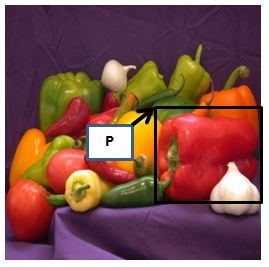
#> input picture Data/image_3.jpg, 269 x 267 px, given in place of ref_2.jpg, which was not available
$ python templateMatching.py   (older library calls are emulated)
#> lines starting #> are read from the running program, lines starting #| are printed output that depends on the picture; pictures that were not available may be replaced by others from this repository, and a replacement may not be noted
import math
import os
import sys

import matplotlib.pyplot as plt
import matplotlib.patches as patches
import numpy as np
from PIL import Image
from scipy import ndimage, misc
import timeit

MAX_COST = 2 ** 64 - 1


class TM:
    # [201 lines left out: functions __init__, exhaustive_search, two_dim_logarithmic_search, calcGridMismatch, calculateMismatch, hiererchical_search, not called in this run]

        # gray = self.test_img_array_gray[min_m:min_m + self.M, min_n:min_n + self.N]
        # plt.imshow(gray, cmap=plt.get_cmap('gray'))
        # plt.show()


# Disable
def blockPrint():
    sys.stdout = open(os.devnull, 'w')


# Restore
def enablePrint():
    sys.stdout = sys.__stdout__


def get_image_array(img_path):
    if ".jpg" in img_path:
        return np.array(Image.open(img_path), dtype=np.int64)
    elif ".png" in img_path:
        im = Image.open(img_path)
        image = Image.new("RGB", im.size, (255, 255, 255))
        image.paste(im, (0, 0), im)
        return np.array(image, dtype=np.int64)


# [12 lines left out: function draw_result, not called in this run]


def calculate_mismatch(ref_image, test_image, m, n):
    M, N = ref_image.shape[0], ref_image.shape[1]
    I, J = test_image.shape[0], test_image.shape[1]
    # print(I, J, M, N)
    # check if the ref image goes out of bound of the original image or not
    if m + M > I or m < 0 or n + N > J or n < 0:
        # print("?")
        return MAX_COST
    curr_test_array_slice = test_image[m:m + M, n:n + N, :]
    # print(ref_image.shape, curr_test_array_slice.shape)
    # print(np.sum(curr_test_array_slice * ref_image) , np.sum(
    #     ref_image * ref_image) , np.sum(curr_test_array_slice * curr_test_array_slice))
    return -2 * np.sum(curr_test_array_slice * ref_image) \
           + np.sum(ref_image * ref_image) + np.sum(curr_test_array_slice * curr_test_array_slice)


def calc_grid_mismatch(m, n, min_cost, min_m, min_n, ref_image, test_image):
    # mm = m-search_region_width_m
    # nn = n+search_region_width_n
    cost = calculate_mismatch(ref_image, test_image, m, n)
    if min_cost > cost:
        min_cost = cost
        min_m = m
        min_n = n
    # print(m, n, cost)
    return min_cost, min_m, min_n


def normalize_image_array(image):
    return image / (image.max() / 255.0)


def hierarchical_search_recursive(ref_img_arr, test_img_arr, curr_level, total_level):
    if curr_level == total_level:
        misc.imsave('ref_level_special.jpg', ref_img_arr)
        misc.imsave('test_level_special.jpg', test_img_arr)
        # ref_img_arr = np.array(misc.toimage(ref_img_arr, channel_axis=2))
        # test_img_arr = np.array(misc.toimage(test_img_arr, channel_axis=2))
        template_matching = TemplateMatching('ref_level_special.jpg', 'test_level_special.jpg')
        # template_matching = TemplateMatching(ref_img_arr, test_img_arr)
        min_m, min_n = template_matching.exhaustive_search()
        os.remove('ref_level_special.jpg')
        os.remove('test_level_special.jpg')
        return min_m, min_n
    else:
        # low pass filtering and then rescale
        ref_lowpass_filtered = ndimage.gaussian_filter(misc.toimage(ref_img_arr, channel_axis=2), sigma=(2, 2, 0))
        ref_rescaled = misc.imresize(ref_lowpass_filtered, 0.5)
        test_lowpass_filtered = ndimage.gaussian_filter(misc.toimage(test_img_arr, channel_axis=2), sigma=(2, 2, 0))
        test_rescaled = misc.imresize(test_lowpass_filtered, 0.5)

        # [7 lines of commented-out code are left out]

        m, n = hierarchical_search_recursive(ref_rescaled, test_rescaled, curr_level + 1, total_level)
        print('level', curr_level, ': ', m, n)

        min_m, min_n = 2 * m, 2 * n
        min_cost = MAX_COST

        m = min_m - 1
        n = min_n - 1
        min_cost, min_m, min_n = calc_grid_mismatch(m, n, min_cost, min_m, min_n, ref_image=ref_img_arr,
                                                    test_image=test_img_arr)
        m = min_m
        n = min_n - 1
        min_cost, min_m, min_n = calc_grid_mismatch(m, n, min_cost, min_m, min_n, ref_image=ref_img_arr,
                                                    test_image=test_img_arr)
        m = min_m + 1
        n = min_n - 1
        min_cost, min_m, min_n = calc_grid_mismatch(m, n, min_cost, min_m, min_n, ref_image=ref_img_arr,
                                                    test_image=test_img_arr)
        m = min_m - 1
        n = min_n
        min_cost, min_m, min_n = calc_grid_mismatch(m, n, min_cost, min_m, min_n, ref_image=ref_img_arr,
                                                    test_image=test_img_arr)
        m = min_m
        n = min_n
        min_cost, min_m, min_n = calc_grid_mismatch(m, n, min_cost, min_m, min_n, ref_image=ref_img_arr,
                                                    test_image=test_img_arr)
        m = min_m + 1
        n = min_n
        min_cost, min_m, min_n = calc_grid_mismatch(m, n, min_cost, min_m, min_n, ref_image=ref_img_arr,
                                                    test_image=test_img_arr)
        m = min_m - 1
        n = min_n + 1
        min_cost, min_m, min_n = calc_grid_mismatch(m, n, min_cost, min_m, min_n, ref_image=ref_img_arr,
                                                    test_image=test_img_arr)
        m = min_m
        n = min_n + 1
        min_cost, min_m, min_n = calc_grid_mismatch(m, n, min_cost, min_m, min_n, ref_image=ref_img_arr,
                                                    test_image=test_img_arr)
        m = min_m + 1
        n = min_n + 1
        min_cost, min_m, min_n = calc_grid_mismatch(m, n, min_cost, min_m, min_n, ref_image=ref_img_arr,
                                                    test_image=test_img_arr)

        return min_m, min_n


class TemplateMatching:
    # ref_img can be image path or can be image numpy array
    def __init__(self, ref_img, test_img, inspect=False):
        self.inspect = inspect
        if type(ref_img) is str and type(test_img) is str:
            self.ref_img_array = get_image_array(ref_img)
            self.test_img_array = get_image_array(test_img)
#> call 2 of get_image_array, with img_path = 'Data/test_2.jpg'
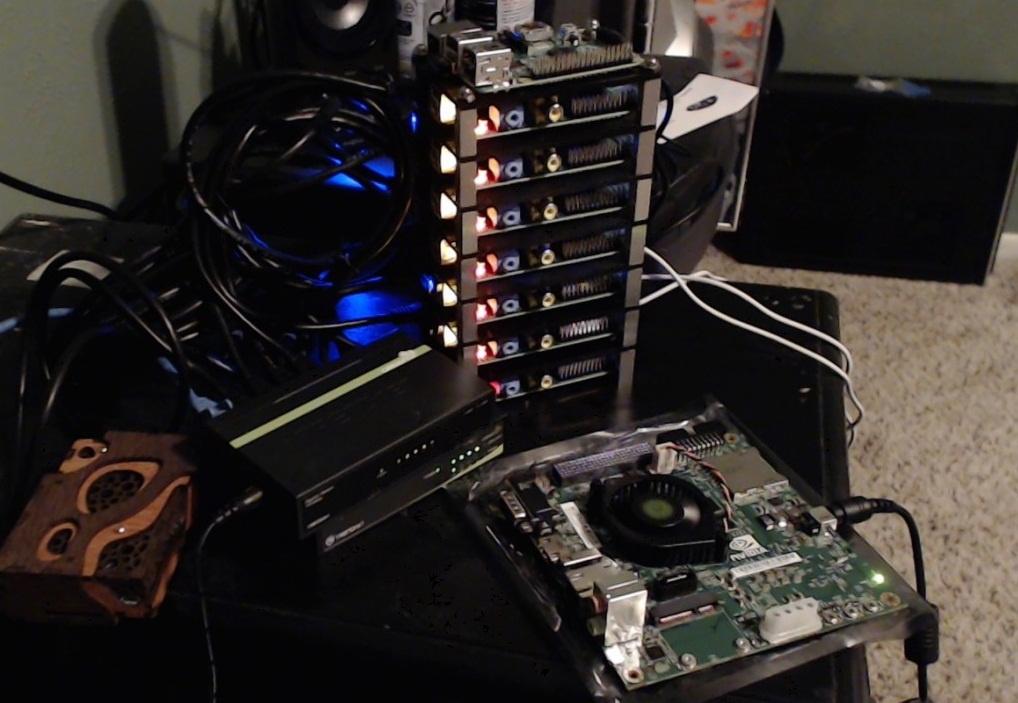
#> input picture Data/test_2.jpg, 1018 x 703 px
        else:
            self.ref_img_array = ref_img
            self.test_img_array = test_img
        # print(self.ref_img_array.shape)
        # print(self.test_img_array.shape)
        if self.ref_img_array.shape[0] > self.test_img_array.shape[0] \
                or self.ref_img_array.shape[1] > self.test_img_array.shape[1]:
            raise Exception("shape error")
            # [4 lines of commented-out code are left out]

    def exhaustive_search(self):
        test_img_arr = self.test_img_array
        ref_img_arr = self.ref_img_array
        I, J = test_img_arr.shape[0], test_img_arr.shape[1]
        M, N = ref_img_arr.shape[0], ref_img_arr.shape[1]
        # print("I,J,M,N ", I, J, M, N)

        min_m = 0
        min_n = 0
        min_cost = MAX_COST
        for m in range(I - M + 1):
            for n in range(J - N + 1):
                cost = calculate_mismatch(ref_image=ref_img_arr, test_image=test_img_arr, m=m, n=n)
                # print(m, n, cost)
                if min_cost > cost:
                    min_cost = cost
                    min_m = m
                    min_n = n

        print('exhaustive res', min_m, min_n)
        m = min_m
        n = min_n

        if self.inspect:
            draw_result(test_img_arr, m, n, M, N)
            curr_test_array_slice = test_img_arr[m:m + M, n:n + N, :]
            plt.imshow(curr_test_array_slice)
            plt.show()
        return min_m, min_n

    # [145 lines left out: functions two_D_logarithmic_search, two_D_logarithmic_search_square, not called in this run]

    def hierarchical_search(self, ref_img_arr=None, test_img_arr=None):
        if ref_img_arr is None and test_img_arr is None:
            test_img_arr = self.test_img_array
            ref_img_arr = self.ref_img_array
        I, J = test_img_arr.shape[0], test_img_arr.shape[1]
#> I = 703; J = 1018
        M, N = ref_img_arr.shape[0], ref_img_arr.shape[1]
#> M = 267; N = 269
        # print("I,J,M,N ", I, J, M, N)

        m, n = hierarchical_search_recursive(ref_img_arr, test_img_arr, 0, 2)
#> in hierarchical_search_recursive, `ref_rescaled = misc.imresize(ref_lowpass_filtered, 0.5)`:
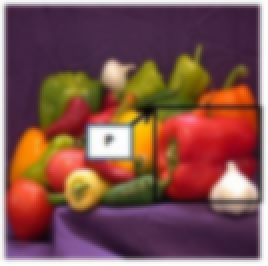
#> ref_rescaled: shape (133, 134, 3) (shown 2 times larger); mean R, G, B 127.8, 82.1, 77.9
#> call 2 of hierarchical_search_recursive, with curr_level = 1, total_level = 2
#> in hierarchical_search_recursive (call 2), `ref_lowpass_filtered = ndimage.gaussian_filter(misc.toimage(ref_img_ar..`:
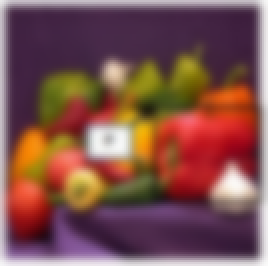
#> ref_lowpass_filtered: shape (133, 134, 3) (shown 2 times larger); mean R, G, B 126.8, 81.1, 76.9
#> in hierarchical_search_recursive (call 2), `test_lowpass_filtered = ndimage.gaussian_filter(misc.toimage(test_img_..`:
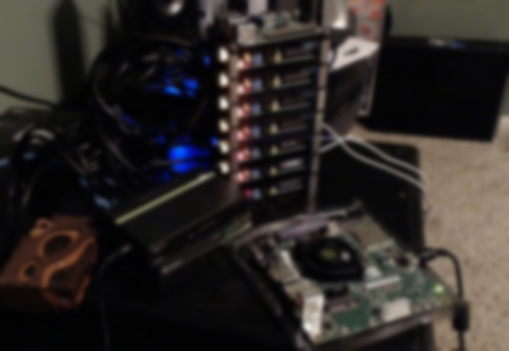
#> test_lowpass_filtered: shape (351, 509, 3); mean R, G, B 46.2, 41.3, 38.8
#> call 3 of get_image_array, with img_path = 'ref_level_special.jpg'
#> in get_image_array (call 3), `return np.array(Image.open(img_path), dtype=np.int64)`:
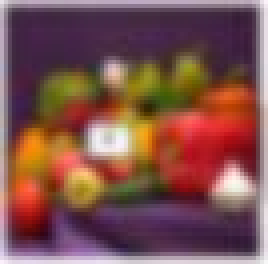
#> returned value: shape (66, 67, 3) int64 (shown 4 times larger); mean of channels 0, 1, 2 126.7, 81.2, 76.7; drawn as R, G, B
#> the loop in exhaustive_search, `for m in range(I - M + 1):` made 110 passes
#> pass 1, in calculate_mismatch, `curr_test_array_slice = test_image[m:m + M, n:n + N, :]`:
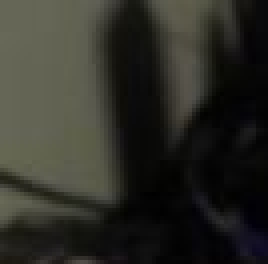
#> curr_test_array_slice: shape (66, 67, 3) int64 (shown 4 times larger); mean R, G, B 45.4, 45.4, 38.8
#> pass 1, in calculate_mismatch (call 3), `curr_test_array_slice = test_image[m:m + M, n:n + N, :]`:
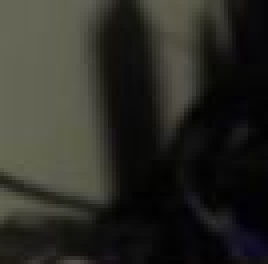
#> curr_test_array_slice: shape (66, 67, 3) int64 (shown 4 times larger); mean R, G, B 43, 42.9, 36.8
#| exhaustive res 87 187
#| level 1 :  87 187
#| level 0 :  174 373
        print('hierarchical res', m, n)
#| hierarchical res 347 748

        if self.inspect:
            draw_result(test_img_arr, m, n, M, N)
            curr_test_array_slice = test_img_arr[m:m + M, n:n + N, :]
            plt.imshow(curr_test_array_slice)
            plt.show()
        return m, n


test = "Data/test_image.png"
ref = "Data/ref_image.jpg"


def experiment_exhaustive():
    tm = TemplateMatching(ref, test)
    tm.exhaustive_search()


def experiment_logarithmic():
    tm = TemplateMatching(ref, test)
    tm.two_D_logarithmic_search()


def experiment_hierarchical():
    tm = TemplateMatching(ref, test)
    tm.hierarchical_search()


# [63 lines left out: functions exhaustive_search_time, logarithmic_search_time, hierarchical_search_time, experiment_runtime, not called in this run]


# experiment_runtime()

# test = "Data/test_image.png"
# ref = "Data/ref_image.jpg"
test2 = "Data/test_2.jpg"
ref2 = "Data/ref_2.jpg"
tm = TemplateMatching(ref2, test2)
tm.hierarchical_search()
